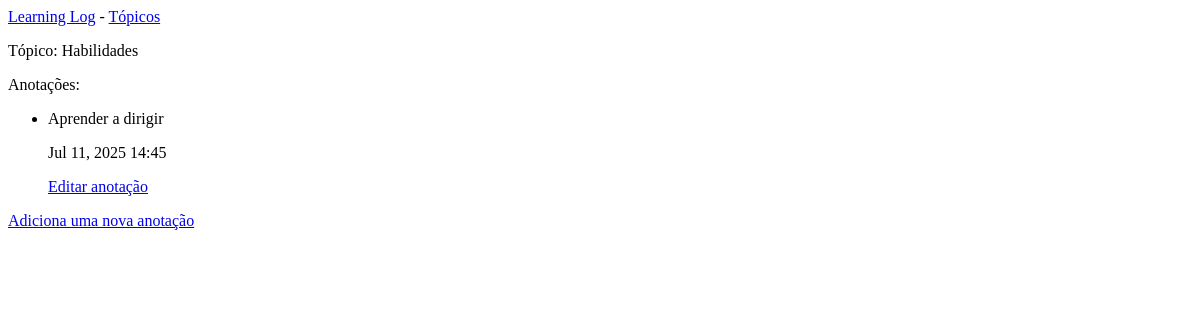
/topics/5/, run on an earlier commit of the app's database.
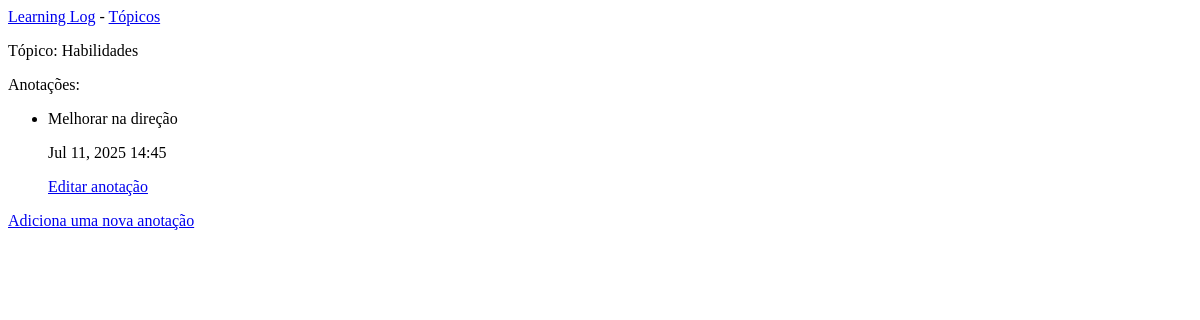
And on a later commit of the database.
### learning_logs/models.py (models this page shows, shortened)
class Topic(models.Model):
    text = models.CharField(max_length=200)
    date_added = models.DateTimeField(auto_now_add=True)
    def __str__(self):
        return self.text

class Entry(models.Model):
    topic = models.ForeignKey(Topic, on_delete=models.CASCADE)
    text = models.TextField()
    date_added = models.DateTimeField(auto_now_add=True)
    class Meta:
        verbose_name_plural = 'entries' #Para o Django saber qual vai ser o plural de Entry

### learning_logs/views.py (the view)
# urls.py: path('topics/<topic_id>/', views.topic, name='topic'),
def topic(request, topic_id):
    topic = Topic.objects.get(id = topic_id) #vai retornar o que tiver no banco com esse id
    entries = topic.entry_set.order_by('-date_added') #entry_set traz todos os entries associados ao tópico
    context = {'topic': topic, 'entries': entries}
    return render(request, 'learning_logs/topic.html', context)

### learning_logs/templates/learning_logs/topic.html
{% extends "learning_logs/base.html" %}
{% block content %}
    <p>Tópico: {{topic}}</p>
    <p>Anotações: </p>
    <ul>
        {% for entry in entries %}
            <li>
                <p>{{ entry.text | linebreaks }}</p>
                <p>{{ entry.date_added|date:"M d, Y H:i "}}</p>
                <p>
                    <a href="{% url 'edit_entry' entry.id %}">Editar anotação</a>
                </p>
            </li>
        {% empty %}
            <li>Não há anotações</li>
        {% endfor %}
    </ul>
    <p>
        <a href="{% url 'new_entry' topic.id %}">Adiciona uma nova anotação</a>
    </p>
{% endblock content%}

### learning_logs/templates/learning_logs/base.html (shortened to what this page needs)
<!DOCTYPE html>
<html lang="pt-br">
<head>
    <link href="" rel="stylesheet"/>
</head>
<body>
    <a href="{% url 'index' %}">Learning Log</a> -
    <a href="{% url 'topics' %}">Tópicos</a>
    {% block content %}{% endblock content %}
</body>
</html>

What changed in the data, as far as the page shows it:
changed Entry: text "Aprender a dirigir" → "Melhorar na direção"
